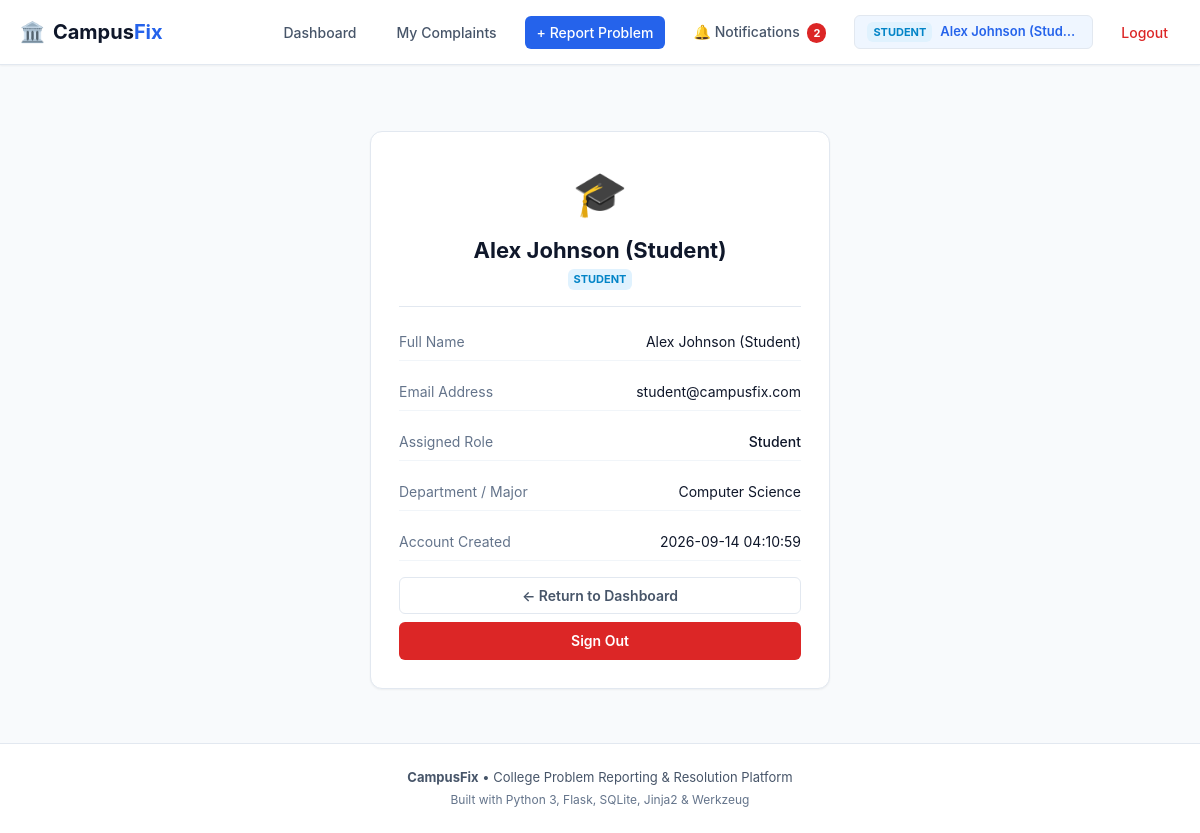
Screenshot of /profile (signed in) with the database file from the repository.
### tables this page shows
CREATE TABLE users (
        id INTEGER PRIMARY KEY AUTOINCREMENT,
        name TEXT NOT NULL,
        email TEXT UNIQUE NOT NULL,
        password TEXT NOT NULL,
        role TEXT NOT NULL CHECK(role IN ('student', 'staff', 'admin')),
        department TEXT,
        created_at TIMESTAMP DEFAULT CURRENT_TIMESTAMP
    );

### app.py (the view)
@app.route("/profile")
@login_required
def profile():
    user = database.get_user_by_id(session["user_id"])
    if not user:
        abort(404)
    return render_template("profile.html", user=user)

### app.py (called while the page is built)
def login_required(f):
    @wraps(f)
    def decorated_function(*args, **kwargs):
        if "user_id" not in session:
            flash("Please log in to access this page.", "warning")
            return redirect(url_for("login"))
        return f(*args, **kwargs)
    return decorated_function

@app.context_processor
def inject_global_data():
    unread_count = 0
    if "user_id" in session:
        unread_count = database.get_unread_notification_count(session["user_id"])
    return {
        "current_user_name": session.get("user_name"),
        "current_user_email": session.get("user_email"),
        "current_user_role": session.get("user_role"),
        "unread_notifications_count": unread_count,
        "categories_dict": CATEGORIES,
        "priority_levels": PRIORITY_LEVELS
    }

### database.py (called while the page is built)
def get_db_connection():
    conn = sqlite3.connect(DB_NAME)
    conn.row_factory = sqlite3.Row
    conn.execute("PRAGMA foreign_keys = ON")
    return conn

def get_user_by_id(user_id):
    conn = get_db_connection()
    cursor = conn.cursor()
    cursor.execute("SELECT * FROM users WHERE id = ?", (user_id,))
    user = cursor.fetchone()
    conn.close()
    return user

def get_unread_notification_count(user_id):
    conn = get_db_connection()
    cursor = conn.cursor()
    cursor.execute("SELECT COUNT(*) FROM notifications WHERE user_id = ? AND is_read = 0", (user_id,))
    count = cursor.fetchone()[0]
    conn.close()
    return count

### templates/profile.html (shortened to what this page needs)
{% extends "base.html" %}
{% block content %}
<div class="auth-wrapper" id="profile-page">
  <div class="auth-card profile-card">
    <div class="profile-header">
      <div class="profile-avatar">
        {% if user.role == 'admin' %}🏛️
        {% elif user.role == 'staff' %}🔧
        {% else %}🎓{% endif %}
      </div>
      <h1 class="auth-title">{{ user.name }}</h1>
      <span class="role-tag role-{{ user.role }}">{{ user.role|capitalize }}</span>
    </div>
    <div class="divider"></div>
    <div class="profile-details-list">
      <div class="profile-field">
        <span class="profile-field-label">Full Name</span>
        <span class="profile-field-value">{{ user.name }}</span>
      </div>
      <div class="profile-field">
        <span class="profile-field-label">Email Address</span>
        <span class="profile-field-value">{{ user.email }}</span>
      </div>
      <div class="profile-field">
        <span class="profile-field-label">Assigned Role</span>
        <span class="profile-field-value font-medium">{{ user.role|capitalize }}</span>
      </div>
      {% if user.department %}
        <div class="profile-field">
          <span class="profile-field-label">Department / Major</span>
          <span class="profile-field-value">{{ user.department }}</span>
        </div>
      {% endif %}
      <div class="profile-field">
        <span class="profile-field-label">Account Created</span>
        <span class="profile-field-value">{{ user.created_at }}</span>
      </div>
    </div>
    <div class="profile-actions mt-4">
      <a href="{{ url_for('dashboard') }}" class="btn btn-outline btn-block">
        &larr; Return to Dashboard
      </a>
      <a href="{{ url_for('logout') }}" class="btn btn-danger btn-block mt-2">
        Sign Out
      </a>
    </div>
  </div>
</div>
{% endblock %}

### templates/base.html (shortened to what this page needs)
<!DOCTYPE html>
<html lang="en">
<head>
  <link rel="stylesheet" href="{{ url_for('static', filename='style.css') }}">
</head>
<body>
  <header class="navbar" id="main-navbar">
    <div class="nav-container">
      <a href="{{ url_for('index') }}" class="brand-logo" id="nav-brand">
        <span class="brand-icon">🏛️</span>
        <span class="brand-name">Campus<span class="brand-accent">Fix</span></span>
      </a>
      <nav class="nav-links" id="nav-links-menu">
        {% if session.get('user_id') %}
          {% if session.get('user_role') == 'student' %}
            <a href="{{ url_for('dashboard') }}" class="nav-item {% if request.endpoint == 'dashboard' %}active{% endif %}" id="nav-student-dashboard">Dashboard</a>
            <a href="{{ url_for('complaints') }}" class="nav-item {% if request.endpoint == 'complaints' %}active{% endif %}" id="nav-my-complaints">My Complaints</a>
            <a href="{{ url_for('report') }}" class="nav-item nav-btn-action {% if request.endpoint == 'report' %}active{% endif %}" id="nav-report-problem">+ Report Problem</a>
          {% elif session.get('user_role') == 'staff' %}
            <a href="{{ url_for('staff_dashboard') }}" class="nav-item {% if request.endpoint == 'staff_dashboard' %}active{% endif %}" id="nav-staff-dashboard">Staff Dashboard</a>
          {% endif %}
          <a href="{{ url_for('notifications') }}" class="nav-item nav-notification-link {% if request.endpoint == 'notifications' %}active{% endif %}" id="nav-notifications">
            🔔 Notifications
            {% if unread_notifications_count > 0 %}
              <span class="notification-badge" id="nav-unread-badge">{{ unread_notifications_count }}</span>
            {% endif %}
          </a>
          <a href="{{ url_for('profile') }}" class="nav-item user-pill {% if request.endpoint == 'profile' %}active{% endif %}" id="nav-profile">
            <span class="role-tag role-{{ session.get('user_role') }}">{{ session.get('user_role')|capitalize }}</span>
            <span class="user-pill-name">{{ session.get('user_name') }}</span>
          </a>
          <a href="{{ url_for('logout') }}" class="nav-item nav-logout" id="nav-logout">Logout</a>
        {% endif %}
      </nav>
    </div>
  </header>
  <main class="main-wrapper" id="main-content">
    {% block content %}{% endblock %}
  </main>
  <footer class="footer" id="main-footer">
    <div class="footer-content">
      <p><strong>CampusFix</strong> &bull; College Problem Reporting & Resolution Platform</p>
      <p class="footer-tech">Built with Python 3, Flask, SQLite, Jinja2 & Werkzeug</p>
    </div>
  </footer>
</body>
</html>

### rows the page displays
users: get "STUDENT", name "Alex Johnson (Student)", role "STUDENT", email "student@campusfix.com", role "Student", department "Computer Science", created_at "2026-09-14 04:10:59"

### other values shown
{{ unread_notifications_count }} "2"
{{ session.get('user_name') }} "Alex Johnson (Stud…"
